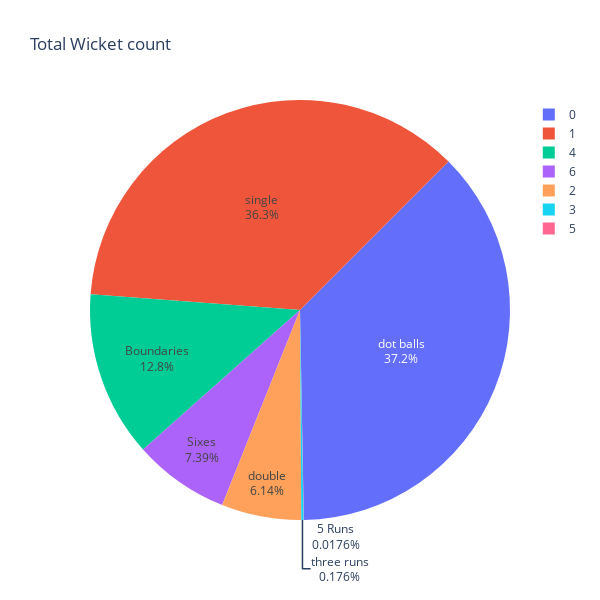

This figure's notebook cell:
### Code cell
custom_text = ['dot balls', 'single', 'double', 'three runs', 'Boundaries', '5 Runs', 'Sixes']
runs_of_bat = data['runs_of_bat'].value_counts().sort_index()
fig = go.Figure(data=[go.Pie(
    labels=runs_of_bat.index,
    values=runs_of_bat.values,
    text=custom_text,
    rotation=45

)])
fig.update_layout(
    title_text='Total Wicket count',
    width=600,
    height=600,
)


fig.show()

### Figure 1 — Plotly figure (JSON) as saved in the notebook; plotly's stock layout.template omitted (floating-point values rounded to 4 significant figures)
{"data": [{"labels": [0, 1, 2, 3, 4, 5, 6], "rotation": 45, "text": ["dot balls", "single", "double", "three runs", "Boundaries", "5 Runs", "Sixes"], "type": "pie", "values": [6345, 6192, 1047, 30, 2175, 3, 1261]}], "layout": {"height": 600, "title": {"text": "Total Wicket count"}, "width": 600}}
